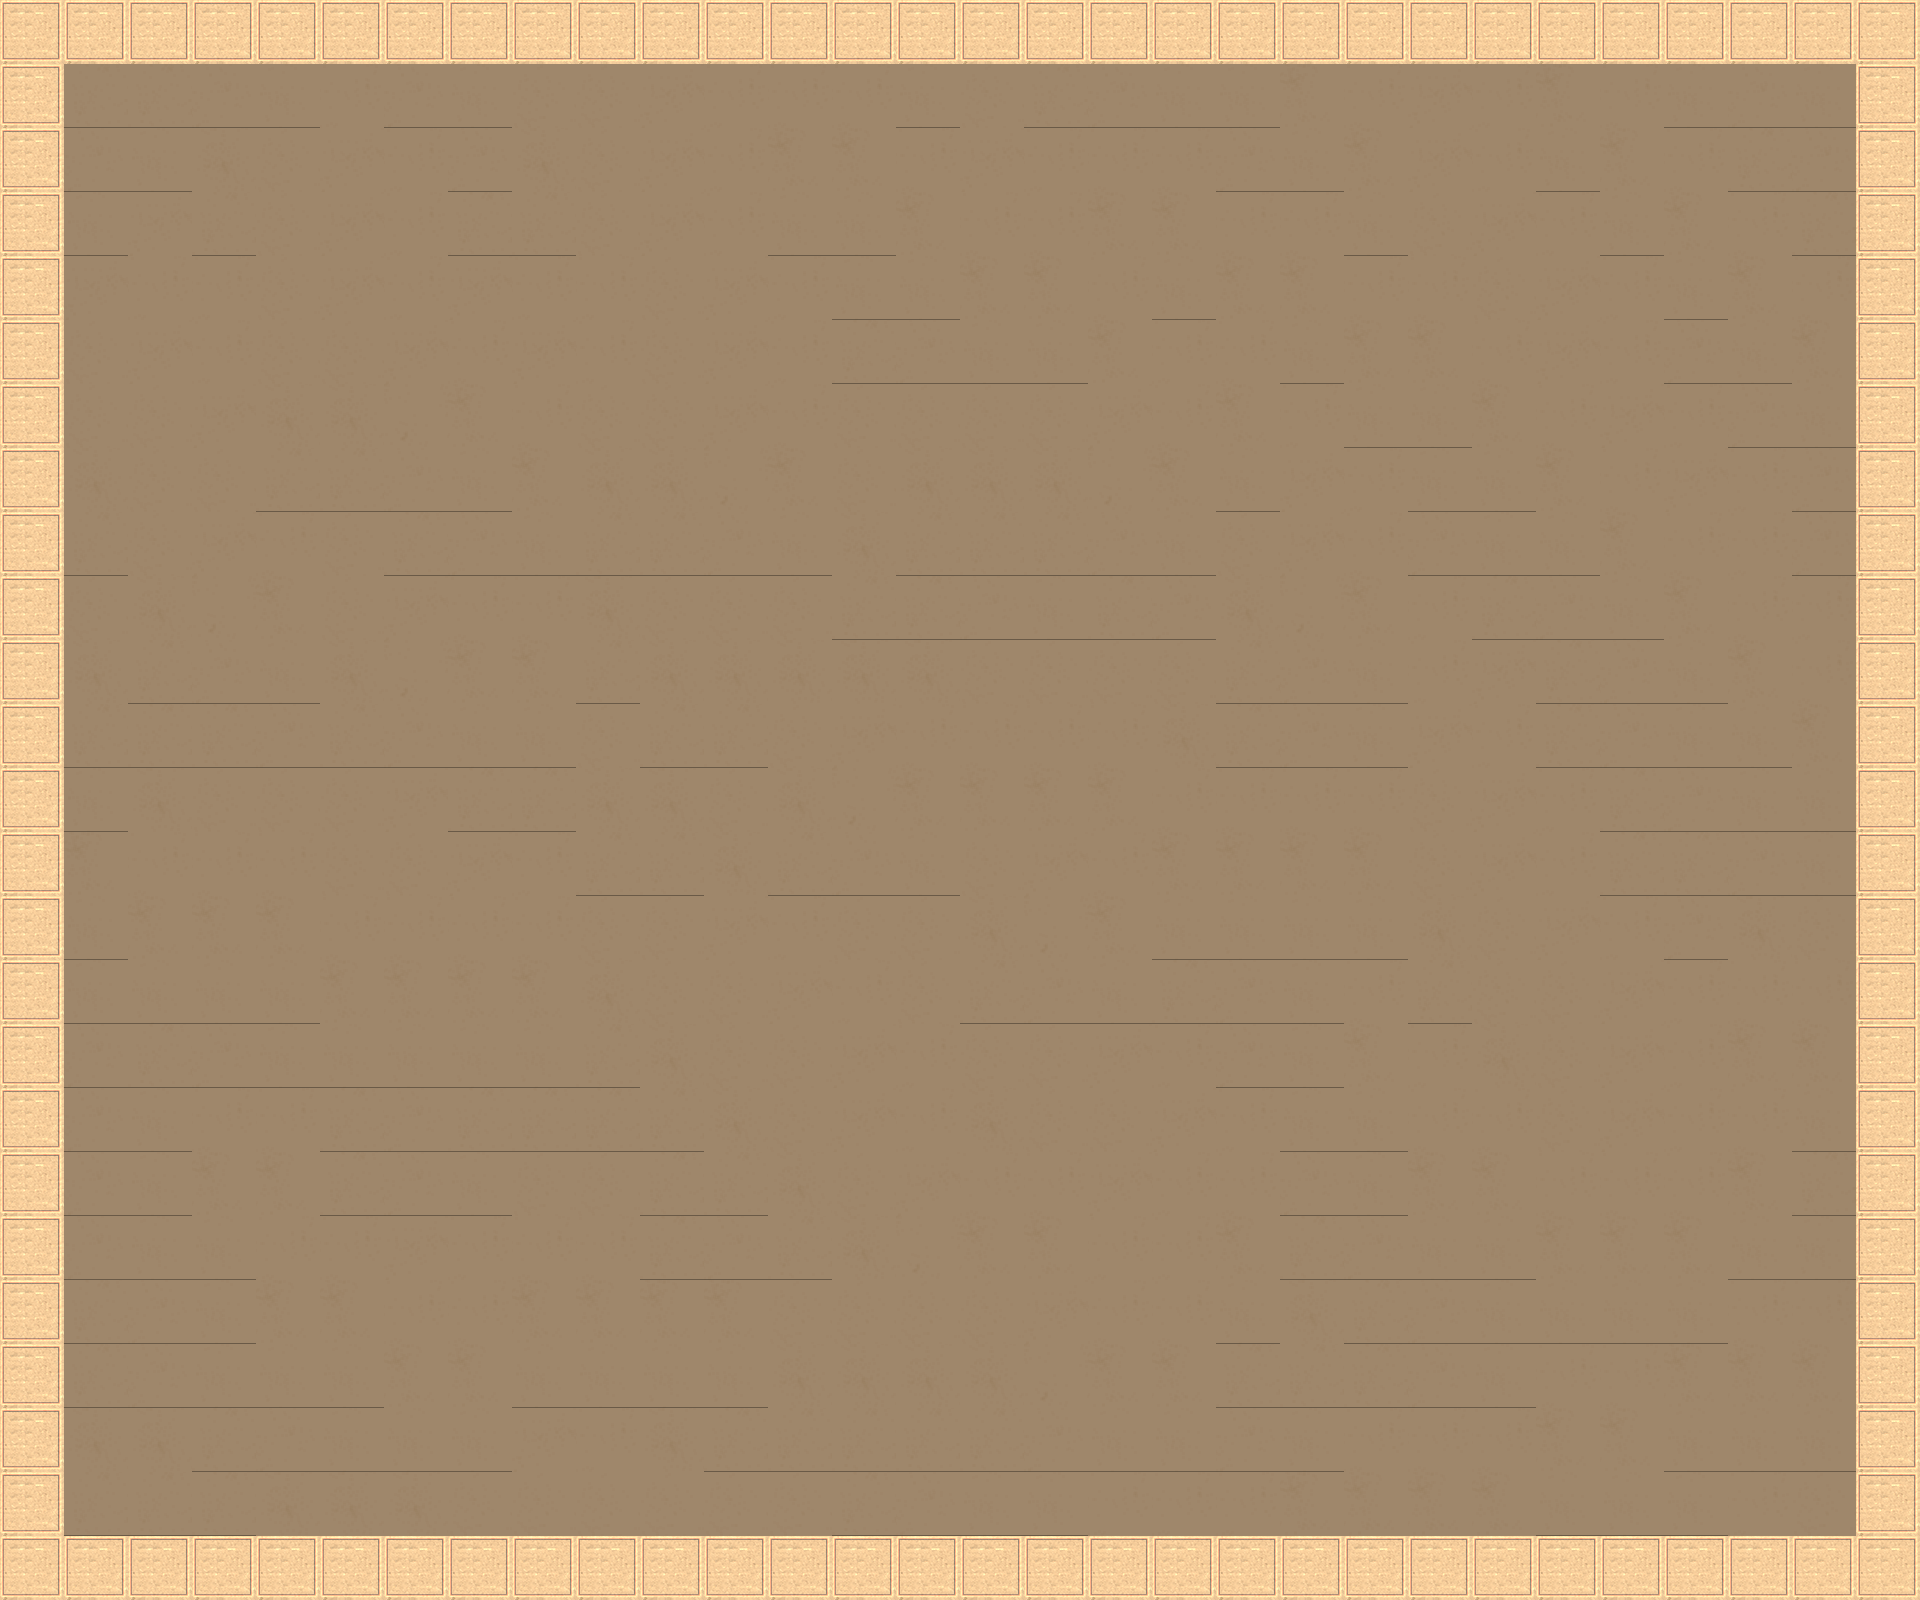

This game map was drawn from its Tiled (.tmx) file and the tilesets committed beside it. A one-line description and the trimmed map source follow:
An orthogonal 30x25 tile map with 64x64 px tiles, 1 tile layer (bg) and 30 objects.

<map version="1.8" tiledversion="1.8.2" orientation="orthogonal" renderorder="right-down" width="30" height="25" tilewidth="64" tileheight="64" infinite="0" nextlayerid="31" nextobjectid="113">
 <tileset firstgid="1" source="tempTileset.tsx" />
 <objectgroup id="27" name="Copy of split2">
  <properties>
   <property name="switchLayer" type="bool" value="true" />
  </properties>
  <object id="105" x="1344" y="512" width="64" height="64">
   <properties>
    <property name="On" type="bool" value="false" />
    <property name="angle" type="float" value="225" />
    <property name="lightSource" type="bool" value="true" />
   </properties>
  </object>
  <object id="106" x="1366" y="533" width="20" height="20">
   <properties>
    <property name="switch" type="bool" value="true" />
   </properties>
  </object>
 </objectgroup>
 <objectgroup id="28" name="Copy of Copy of split2">
  <properties>
   <property name="switchLayer" type="bool" value="true" />
  </properties>
  <object id="107" x="1344" y="512" width="64" height="64">
   <properties>
    <property name="On" type="bool" value="false" />
    <property name="angle" type="float" value="310" />
    <property name="lightSource" type="bool" value="true" />
   </properties>
  </object>
  <object id="108" x="1366" y="533" width="20" height="20">
   <properties>
    <property name="switch" type="bool" value="true" />
   </properties>
  </object>
 </objectgroup>
 <layer id="1" name="bg" width="30" height="25">
  <data>[750 cells, 750 non-empty, 10 distinct tile ids]</data>
 </layer>
 <objectgroup id="7" name="startray">
  <object id="19" x="192" y="128" width="64" height="64">
   <properties>
    <property name="angle" type="float" value="45" />
    <property name="lightSource" type="bool" value="true" />
   </properties>
  </object>
 </objectgroup>
 <objectgroup id="8" name="goal">
  <object id="20" x="1597.21" y="99.273" width="179.152" height="179.152">
   <properties>
    <property name="goal" type="bool" value="true" />
   </properties>
  </object>
 </objectgroup>
 <objectgroup id="18" name="mover">
  <properties>
   <property name="mover" type="bool" value="true" />
  </properties>
  <object id="66" x="704" y="960" width="168" height="168">
   <properties>
    <property name="mirror" type="bool" value="true" />
    <property name="mover" type="bool" value="true" />
   </properties>
  </object>
  <object id="67" x="784" y="1050">
   <properties>
    <property name="track" type="bool" value="true" />
   </properties>
   <polyline points="-16,-26 240,-282" />
  </object>
 </objectgroup>
 <objectgroup id="26" name="Copy of mover">
  <properties>
   <property name="mover" type="bool" value="true" />
  </properties>
  <object id="99" x="1667.64" y="875.152" width="168" height="168">
   <properties>
    <property name="mirror" type="bool" value="true" />
    <property name="mover" type="bool" value="true" />
   </properties>
  </object>
  <object id="100" x="1677.94" y="1034.85">
   <properties>
    <property name="track" type="bool" value="true" />
   </properties>
   <polyline points="50.0606,-74.8485 -141.939,-74.8485" />
  </object>
 </objectgroup>
 <objectgroup id="30" name="Copy of Copy of mover">
  <properties>
   <property name="mover" type="bool" value="true" />
  </properties>
  <object id="111" x="1063.64" y="179.152" width="168" height="168">
   <properties>
    <property name="mirror" type="bool" value="true" />
    <property name="mover" type="bool" value="true" />
   </properties>
  </object>
  <object id="112" x="1075.5" y="264.009">
   <properties>
    <property name="track" type="bool" value="true" />
   </properties>
   <polyline points="48.4962,-0.00748485 -125.503,-142.007" />
  </object>
 </objectgroup>
 <objectgroup id="25" name="door">
  <properties>
   <property name="door" type="bool" value="true" />
  </properties>
  <object id="96" x="1216" y="1216" width="320" height="256">
   <properties>
    <property name="On" type="bool" value="true" />
    <property name="door" type="bool" value="true" />
    <property name="mirror" type="bool" value="true" />
   </properties>
  </object>
  <object id="97" x="1280" y="960" width="128" height="128">
   <properties>
    <property name="switch" type="bool" value="true" />
   </properties>
  </object>
 </objectgroup>
 <objectgroup id="29" name="Copy of door">
  <properties>
   <property name="door" type="bool" value="true" />
  </properties>
  <object id="109" x="1474" y="140" width="88" height="314">
   <properties>
    <property name="On" type="bool" value="false" />
    <property name="door" type="bool" value="true" />
    <property name="mirror" type="bool" value="true" />
   </properties>
  </object>
  <object id="110" x="600" y="650" width="128" height="128">
   <properties>
    <property name="switch" type="bool" value="true" />
   </properties>
  </object>
 </objectgroup>
 <objectgroup id="24" name="Copy of mover">
  <properties>
   <property name="mover" type="bool" value="true" />
  </properties>
  <object id="90" x="271.091" y="219.091" width="144.485" height="144.485">
   <properties>
    <property name="mirror" type="bool" value="false" />
    <property name="mover" type="bool" value="true" />
   </properties>
  </object>
  <object id="91" x="318" y="334.667">
   <properties>
    <property name="track" type="bool" value="true" />
   </properties>
   <polyline points="0,-33.3333 95.3333,-135.333" />
  </object>
 </objectgroup>
 <objectgroup id="2" name="colliders">
  <properties>
   <property name="collidable" type="bool" value="true" />
  </properties>
  <object id="101" x="64" y="64" width="1792" />
  <object id="102" x="1856" y="64" height="1472" />
  <object id="103" x="64" y="1536" width="1792" />
  <object id="104" x="64" y="64" height="1472" />
 </objectgroup>
 <objectgroup id="3" name="mirrrors">
  <properties>
   <property name="mirror" type="bool" value="true" />
  </properties>
  <object id="92" x="576" y="192">
   <polyline points="0,0 256,0" />
  </object>
  <object id="93" x="128" y="640">
   <polyline points="0,0 0,256" />
  </object>
  <object id="94" x="512" y="1280">
   <polyline points="0,0 256,0" />
  </object>
  <object id="95" x="1216" y="768">
   <polyline points="0,0 0,-256" />
  </object>
 </objectgroup>
 <objectgroup id="22" name="split">
  <properties>
   <property name="switchLayer" type="bool" value="true" />
  </properties>
  <object id="84" x="448" y="384" width="64" height="64">
   <properties>
    <property name="On" type="bool" value="false" />
    <property name="angle" type="float" value="135" />
    <property name="lightSource" type="bool" value="true" />
   </properties>
  </object>
  <object id="85" x="470" y="405" width="20" height="20">
   <properties>
    <property name="switch" type="bool" value="true" />
   </properties>
  </object>
 </objectgroup>
 <objectgroup id="23" name="split2">
  <properties>
   <property name="switchLayer" type="bool" value="true" />
  </properties>
  <object id="88" x="448" y="384" width="64" height="64">
   <properties>
    <property name="On" type="bool" value="false" />
    <property name="angle" type="float" value="315" />
    <property name="lightSource" type="bool" value="true" />
   </properties>
  </object>
  <object id="89" x="470" y="405" width="20" height="20">
   <properties>
    <property name="switch" type="bool" value="true" />
   </properties>
  </object>
 </objectgroup>
</map>
